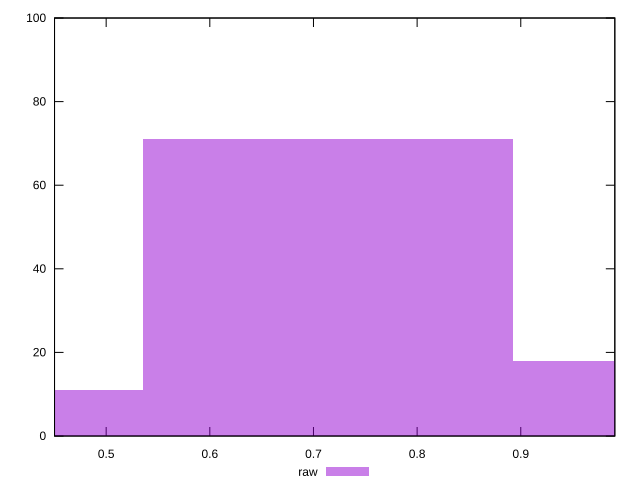

Reproduce this figure in gnuplot.
reset

$raw <<EOF
0.7138863656297335 71
0.35694318281486676 11
1.0708295484446002 18
EOF

set key outside below
set boxwidth 0.35694318281486676
set xrange [0.4501854277139809:0.9907388318126007]
set yrange [0:100]
set trange [0:100]
set style fill transparent solid 0.5 noborder
set terminal svg size 640, 490 enhanced background rgb 'white'
set output "reports/report_00028_2021-02-24T12-49-42.674Z/meta/pScore/samples/card/raw/histogram.svg"

plot $raw title "raw" with boxes

reset
